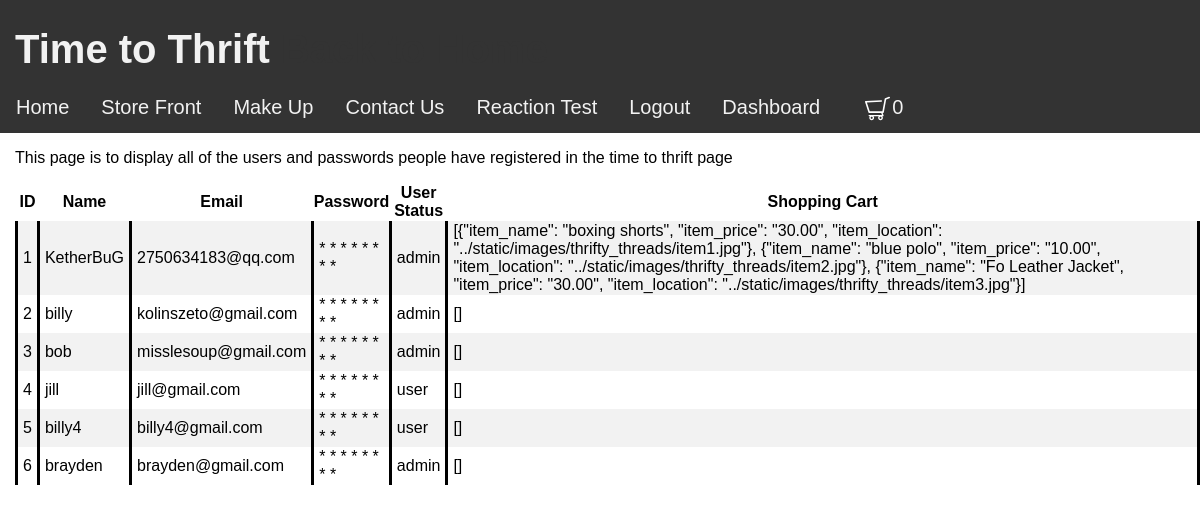
/time_to_thrift/admin (signed in), run on an earlier commit of the app's database.
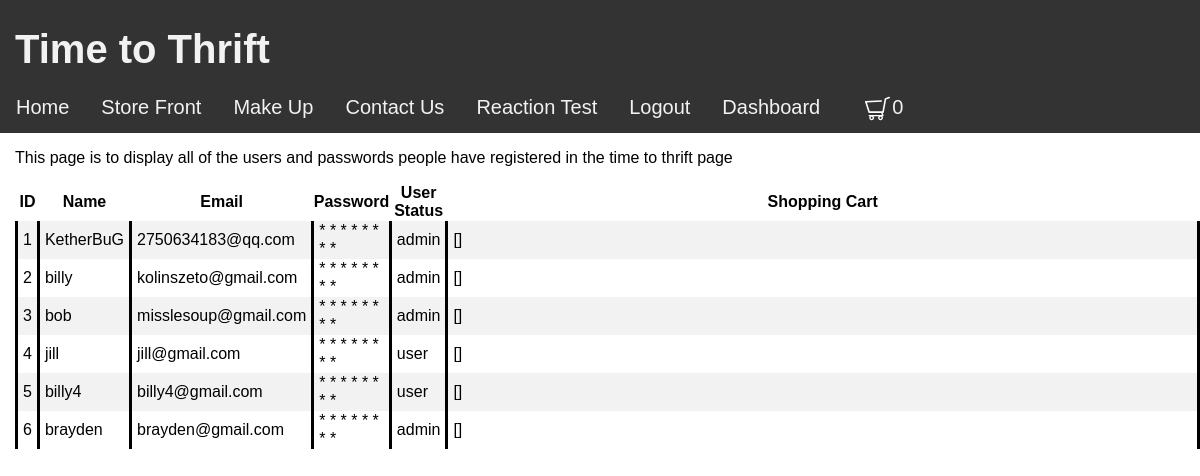
And on a later commit of the database.
### models/module.py (models this page shows, shortened)
class UserTT(db.Model):
    id = db.Column(db.Integer, primary_key=True)
    username = db.Column(db.String(15), unique=True)
    email = db.Column(db.String(50))
    password = db.Column(db.String(80))
    shopping_cart_column = db.Column(db.String(8000), nullable=False)
    authen = db.Column(db.String(50))
    pass

### views/time_to_thrift/view.py (the view)
@time_to_thrift_bp.route('/admin')
def admin_display():
    return render_template("time_to_thrift/admin_page.html", table=user_records, display_cart=shopping_cart)

### models/login.py (called while the page is built)
@login_manager.user_loader
def load_user_DN(user_id):
    return userDN.query.get(int(user_id))

### views/time_to_thrift/templates/time_to_thrift/admin_page.html (shortened to what this page needs)
{% extends "base.html" %}
{% block style %}
<link rel="stylesheet" href="../static/css/style_home.css" type="text/css">
{% endblock %}
{% block content %}
<div style="margin-left: 15px;">
    <p>This page is to display all of the users and passwords people have registered in the time to thrift page</p>
    <table id="user_table">
        <tr>
            <th>ID</th>
            <th>Name</th>
            <th>Email</th>
            <th>Password</th>
            <th>User Status</th>
            <th>Shopping Cart</th>
        </tr>
        {% for row in table %}
        {% set password = row["password"] %}
        <tr>
            <td>{{ row['id'] }}</td>
            <td>{{ row['username'] }}</td>
            <td>{{ row['email'] }}</td>
            <td onmouseover="showPassword({{loop.index}}, 'password_char2', 'password_real2')" onmouseout="showChar({{loop.index}}, 'password_char2', 'password_real2')">
                <span style="display: inline;" id="password_char2{{loop.index}}">
                    {% for i in password %}
                    *
                    {% endfor %}
                </span>
            </td>
            <td>{{ row['authen'] }}</td>
            <td style="width: 1000px;">{{ row['shopping_cart_column'] }}</td>
        </tr>
        {% endfor %}
    </table>
</div>
{% endblock %}

What changed in the data, as far as the page shows it:
changed UserTT "KetherBuG": shopping_cart_column "[{\"item_name\": \"boxing shorts\", \"item_price\": \"30.00\", \"item_location\": \"../static/images/thrifty_threads/item1.jpg\"}, {\"item_name\": \"blue polo\", \"item_price\": \"10.00\", \"item_location\": \"../static/images/thrifty_threads/item2.jpg\"}, {\"item_name\": \"Fo Leather Jacket\", \"item_price\": \"30.00\", \"item_location\": \"../static/images/thrifty_threads/item3.jpg\"}]" → "[]"
